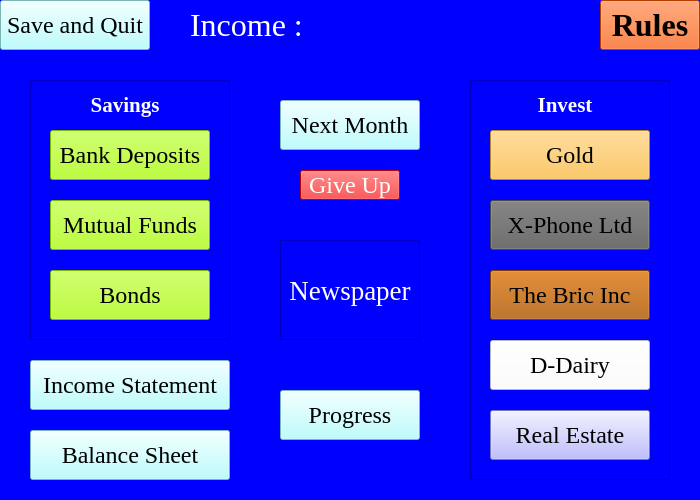
<?xml version="1.0" encoding="UTF-8"?>
<ui version="4.0">
 <class>MainWindow</class>
 <widget class="QMainWindow" name="MainWindow">
  <property name="geometry">
   <rect>
    <x>0</x>
    <y>0</y>
    <width>700</width>
    <height>500</height>
   </rect>
  </property>
  <property name="windowTitle">
   <string>Free Run</string>
  </property>
  <property name="styleSheet">
   <string notr="true">background-color: rgb(0, 0, 255);</string>
  </property>
  <widget class="QWidget" name="centralwidget">
   <widget class="QPushButton" name="pushButton">
    <property name="geometry">
     <rect>
      <x>0</x>
      <y>0</y>
      <width>150</width>
      <height>50</height>
     </rect>
    </property>
    <property name="font">
     <font>
      <family>Times New Roman</family>
      <pointsize>18</pointsize>
     </font>
    </property>
    <property name="styleSheet">
     <string notr="true">background-color: rgb(170, 255, 255);</string>
    </property>
    <property name="text">
     <string>Save and Quit</string>
    </property>
    <property name="flat">
     <bool>false</bool>
    </property>
   </widget>
   <widget class="QFrame" name="frame">
    <property name="geometry">
     <rect>
      <x>30</x>
      <y>80</y>
      <width>200</width>
      <height>260</height>
     </rect>
    </property>
    <property name="styleSheet">
     <string notr="true">border-color: rgb(255, 255, 255);</string>
    </property>
    <property name="frameShape">
     <enum>QFrame::StyledPanel</enum>
    </property>
    <property name="frameShadow">
     <enum>QFrame::Plain</enum>
    </property>
    <widget class="QPushButton" name="pushButton_2">
     <property name="geometry">
      <rect>
       <x>20</x>
       <y>50</y>
       <width>160</width>
       <height>50</height>
      </rect>
     </property>
     <property name="font">
      <font>
       <family>Times New Roman</family>
       <pointsize>18</pointsize>
      </font>
     </property>
     <property name="styleSheet">
      <string notr="true">background-color: rgb(170, 255, 0);</string>
     </property>
     <property name="text">
      <string>Bank Deposits</string>
     </property>
     <property name="flat">
      <bool>false</bool>
     </property>
    </widget>
    <widget class="QPushButton" name="pushButton_3">
     <property name="geometry">
      <rect>
       <x>20</x>
       <y>120</y>
       <width>160</width>
       <height>50</height>
      </rect>
     </property>
     <property name="font">
      <font>
       <family>Times New Roman</family>
       <pointsize>18</pointsize>
      </font>
     </property>
     <property name="styleSheet">
      <string notr="true">background-color: rgb(170, 255, 0);</string>
     </property>
     <property name="text">
      <string>Mutual Funds</string>
     </property>
     <property name="flat">
      <bool>false</bool>
     </property>
    </widget>
    <widget class="QPushButton" name="pushButton_4">
     <property name="geometry">
      <rect>
       <x>20</x>
       <y>190</y>
       <width>160</width>
       <height>50</height>
      </rect>
     </property>
     <property name="font">
      <font>
       <family>Times New Roman</family>
       <pointsize>18</pointsize>
      </font>
     </property>
     <property name="styleSheet">
      <string notr="true">background-color: rgb(170, 255, 0);</string>
     </property>
     <property name="text">
      <string>Bonds</string>
     </property>
     <property name="flat">
      <bool>false</bool>
     </property>
    </widget>
    <widget class="QLabel" name="label_2">
     <property name="geometry">
      <rect>
       <x>10</x>
       <y>10</y>
       <width>170</width>
       <height>30</height>
      </rect>
     </property>
     <property name="font">
      <font>
       <family>Times New Roman</family>
       <pointsize>16</pointsize>
       <weight>75</weight>
       <bold>true</bold>
      </font>
     </property>
     <property name="styleSheet">
      <string notr="true">color: rgb(255, 255, 255);</string>
     </property>
     <property name="text">
      <string>Savings</string>
     </property>
     <property name="alignment">
      <set>Qt::AlignCenter</set>
     </property>
    </widget>
   </widget>
   <widget class="QLabel" name="label">
    <property name="geometry">
     <rect>
      <x>190</x>
      <y>0</y>
      <width>370</width>
      <height>50</height>
     </rect>
    </property>
    <property name="font">
     <font>
      <family>Times New Roman</family>
      <pointsize>24</pointsize>
     </font>
    </property>
    <property name="styleSheet">
     <string notr="true">color: rgb(255, 255, 255);</string>
    </property>
    <property name="frameShape">
     <enum>QFrame::NoFrame</enum>
    </property>
    <property name="lineWidth">
     <number>0</number>
    </property>
    <property name="text">
     <string>Income :</string>
    </property>
    <property name="alignment">
     <set>Qt::AlignLeading|Qt::AlignLeft|Qt::AlignVCenter</set>
    </property>
   </widget>
   <widget class="QPushButton" name="pushButton_5">
    <property name="geometry">
     <rect>
      <x>30</x>
      <y>360</y>
      <width>200</width>
      <height>50</height>
     </rect>
    </property>
    <property name="font">
     <font>
      <family>Times New Roman</family>
      <pointsize>18</pointsize>
     </font>
    </property>
    <property name="styleSheet">
     <string notr="true">background-color: rgb(170, 255, 255);</string>
    </property>
    <property name="text">
     <string>Income Statement</string>
    </property>
    <property name="flat">
     <bool>false</bool>
    </property>
   </widget>
   <widget class="QPushButton" name="pushButton_6">
    <property name="geometry">
     <rect>
      <x>30</x>
      <y>430</y>
      <width>200</width>
      <height>50</height>
     </rect>
    </property>
    <property name="font">
     <font>
      <family>Times New Roman</family>
      <pointsize>18</pointsize>
     </font>
    </property>
    <property name="styleSheet">
     <string notr="true">background-color: rgb(170, 255, 255);</string>
    </property>
    <property name="text">
     <string>Balance Sheet</string>
    </property>
    <property name="flat">
     <bool>false</bool>
    </property>
   </widget>
   <widget class="QPushButton" name="pushButton_7">
    <property name="geometry">
     <rect>
      <x>280</x>
      <y>100</y>
      <width>140</width>
      <height>50</height>
     </rect>
    </property>
    <property name="font">
     <font>
      <family>Times New Roman</family>
      <pointsize>18</pointsize>
     </font>
    </property>
    <property name="styleSheet">
     <string notr="true">background-color: rgb(170, 255, 255);</string>
    </property>
    <property name="text">
     <string>Next Month</string>
    </property>
    <property name="flat">
     <bool>false</bool>
    </property>
   </widget>
   <widget class="QPushButton" name="pushButton_8">
    <property name="geometry">
     <rect>
      <x>300</x>
      <y>170</y>
      <width>100</width>
      <height>30</height>
     </rect>
    </property>
    <property name="font">
     <font>
      <family>Times New Roman</family>
      <pointsize>18</pointsize>
     </font>
    </property>
    <property name="styleSheet">
     <string notr="true">background-color: rgb(255, 0, 0);
color: rgb(255, 255, 255);</string>
    </property>
    <property name="text">
     <string>Give Up</string>
    </property>
    <property name="flat">
     <bool>false</bool>
    </property>
   </widget>
   <widget class="QPushButton" name="pushButton_9">
    <property name="geometry">
     <rect>
      <x>600</x>
      <y>0</y>
      <width>100</width>
      <height>50</height>
     </rect>
    </property>
    <property name="font">
     <font>
      <family>Times New Roman</family>
      <pointsize>24</pointsize>
      <weight>75</weight>
      <bold>true</bold>
     </font>
    </property>
    <property name="styleSheet">
     <string notr="true">background-color: rgb(255, 85, 0);
color: rgb(0, 0, 0);</string>
    </property>
    <property name="text">
     <string>Rules</string>
    </property>
    <property name="flat">
     <bool>false</bool>
    </property>
   </widget>
   <widget class="QFrame" name="frame_2">
    <property name="geometry">
     <rect>
      <x>470</x>
      <y>80</y>
      <width>200</width>
      <height>400</height>
     </rect>
    </property>
    <property name="styleSheet">
     <string notr="true">border-color: rgb(255, 255, 255);</string>
    </property>
    <property name="frameShape">
     <enum>QFrame::StyledPanel</enum>
    </property>
    <property name="frameShadow">
     <enum>QFrame::Plain</enum>
    </property>
    <widget class="QPushButton" name="pushButton_10">
     <property name="geometry">
      <rect>
       <x>20</x>
       <y>50</y>
       <width>160</width>
       <height>50</height>
      </rect>
     </property>
     <property name="font">
      <font>
       <family>Times New Roman</family>
       <pointsize>18</pointsize>
      </font>
     </property>
     <property name="styleSheet">
      <string notr="true">background-color: rgb(255, 189, 58);</string>
     </property>
     <property name="text">
      <string>Gold</string>
     </property>
     <property name="flat">
      <bool>false</bool>
     </property>
    </widget>
    <widget class="QPushButton" name="pushButton_11">
     <property name="geometry">
      <rect>
       <x>20</x>
       <y>120</y>
       <width>160</width>
       <height>50</height>
      </rect>
     </property>
     <property name="font">
      <font>
       <family>Times New Roman</family>
       <pointsize>18</pointsize>
      </font>
     </property>
     <property name="styleSheet">
      <string notr="true">background-color: rgb(100, 100, 100);</string>
     </property>
     <property name="text">
      <string>X-Phone Ltd</string>
     </property>
     <property name="flat">
      <bool>false</bool>
     </property>
    </widget>
    <widget class="QPushButton" name="pushButton_12">
     <property name="geometry">
      <rect>
       <x>20</x>
       <y>190</y>
       <width>160</width>
       <height>50</height>
      </rect>
     </property>
     <property name="font">
      <font>
       <family>Times New Roman</family>
       <pointsize>18</pointsize>
      </font>
     </property>
     <property name="styleSheet">
      <string notr="true">background-color: rgb(170, 85, 0);</string>
     </property>
     <property name="text">
      <string>The Bric Inc</string>
     </property>
     <property name="flat">
      <bool>false</bool>
     </property>
    </widget>
    <widget class="QLabel" name="label_3">
     <property name="geometry">
      <rect>
       <x>10</x>
       <y>10</y>
       <width>170</width>
       <height>30</height>
      </rect>
     </property>
     <property name="font">
      <font>
       <family>Times New Roman</family>
       <pointsize>16</pointsize>
       <weight>75</weight>
       <bold>true</bold>
      </font>
     </property>
     <property name="styleSheet">
      <string notr="true">color: rgb(255, 255, 255);</string>
     </property>
     <property name="text">
      <string>Invest</string>
     </property>
     <property name="alignment">
      <set>Qt::AlignCenter</set>
     </property>
    </widget>
    <widget class="QPushButton" name="pushButton_13">
     <property name="geometry">
      <rect>
       <x>20</x>
       <y>260</y>
       <width>160</width>
       <height>50</height>
      </rect>
     </property>
     <property name="font">
      <font>
       <family>Times New Roman</family>
       <pointsize>18</pointsize>
      </font>
     </property>
     <property name="styleSheet">
      <string notr="true">background-color: rgb(255, 255, 255);</string>
     </property>
     <property name="text">
      <string>D-Dairy</string>
     </property>
     <property name="flat">
      <bool>false</bool>
     </property>
    </widget>
    <widget class="QPushButton" name="pushButton_14">
     <property name="geometry">
      <rect>
       <x>20</x>
       <y>330</y>
       <width>160</width>
       <height>50</height>
      </rect>
     </property>
     <property name="font">
      <font>
       <family>Times New Roman</family>
       <pointsize>18</pointsize>
      </font>
     </property>
     <property name="styleSheet">
      <string notr="true">background-color: rgb(170, 170, 255);</string>
     </property>
     <property name="text">
      <string>Real Estate</string>
     </property>
     <property name="flat">
      <bool>false</bool>
     </property>
    </widget>
   </widget>
   <widget class="QFrame" name="frame_3">
    <property name="geometry">
     <rect>
      <x>280</x>
      <y>240</y>
      <width>140</width>
      <height>100</height>
     </rect>
    </property>
    <property name="frameShape">
     <enum>QFrame::StyledPanel</enum>
    </property>
    <property name="frameShadow">
     <enum>QFrame::Plain</enum>
    </property>
    <widget class="QPushButton" name="pushButton_15">
     <property name="geometry">
      <rect>
       <x>0</x>
       <y>0</y>
       <width>140</width>
       <height>100</height>
      </rect>
     </property>
     <property name="font">
      <font>
       <family>Times New Roman</family>
       <pointsize>20</pointsize>
      </font>
     </property>
     <property name="styleSheet">
      <string notr="true">background-color: rgb(0, 85, 255);
color: rgb(255, 255, 255);</string>
     </property>
     <property name="text">
      <string>Newspaper</string>
     </property>
     <property name="flat">
      <bool>true</bool>
     </property>
    </widget>
   </widget>
   <widget class="QPushButton" name="pushButton_16">
    <property name="geometry">
     <rect>
      <x>280</x>
      <y>390</y>
      <width>140</width>
      <height>50</height>
     </rect>
    </property>
    <property name="font">
     <font>
      <family>Times New Roman</family>
      <pointsize>18</pointsize>
     </font>
    </property>
    <property name="styleSheet">
     <string notr="true">background-color: rgb(170, 255, 255);</string>
    </property>
    <property name="text">
     <string>Progress</string>
    </property>
    <property name="flat">
     <bool>false</bool>
    </property>
   </widget>
  </widget>
 </widget>
 <resources/>
 <connections/>
</ui>
